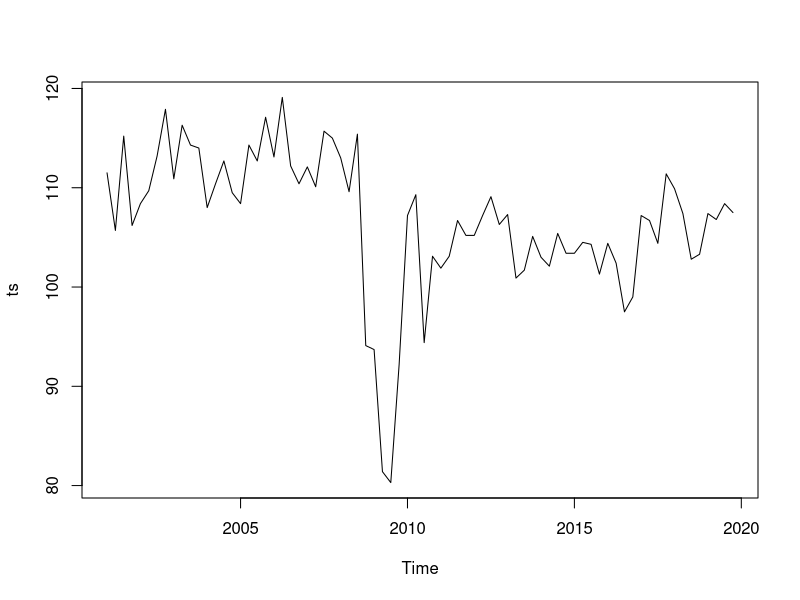
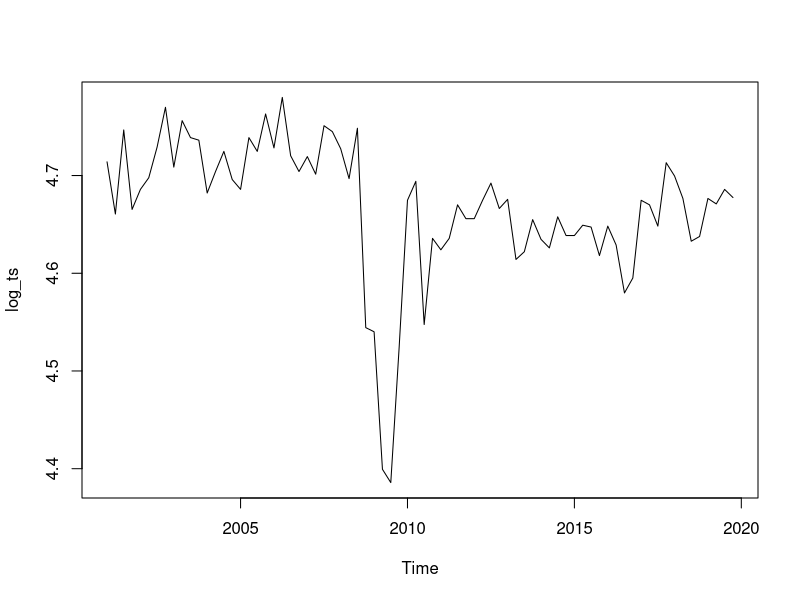
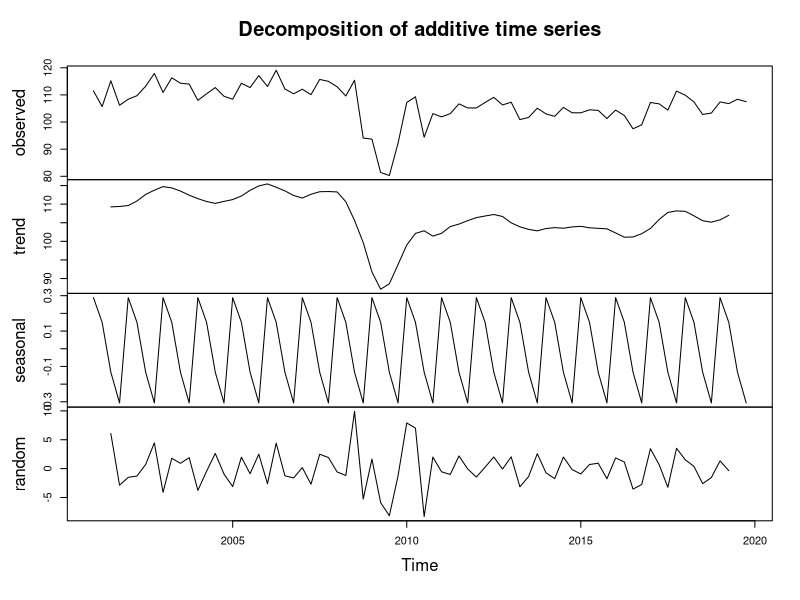
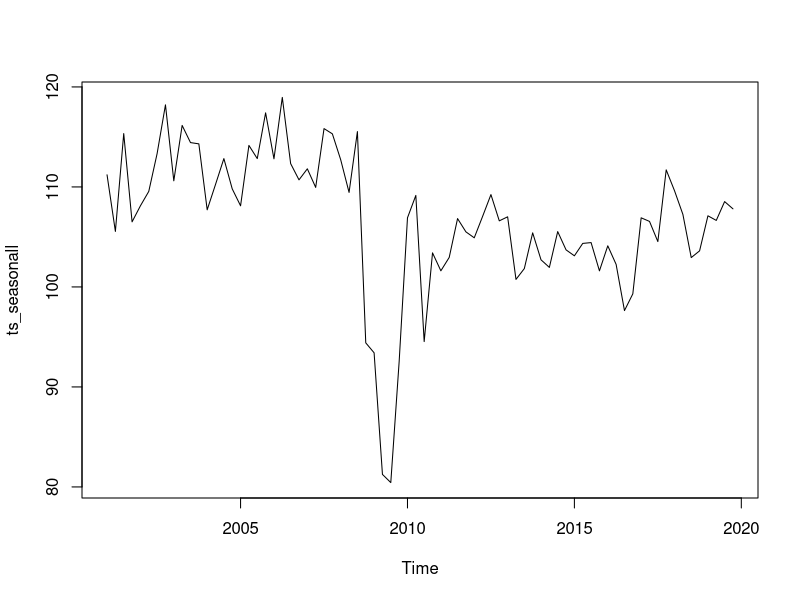
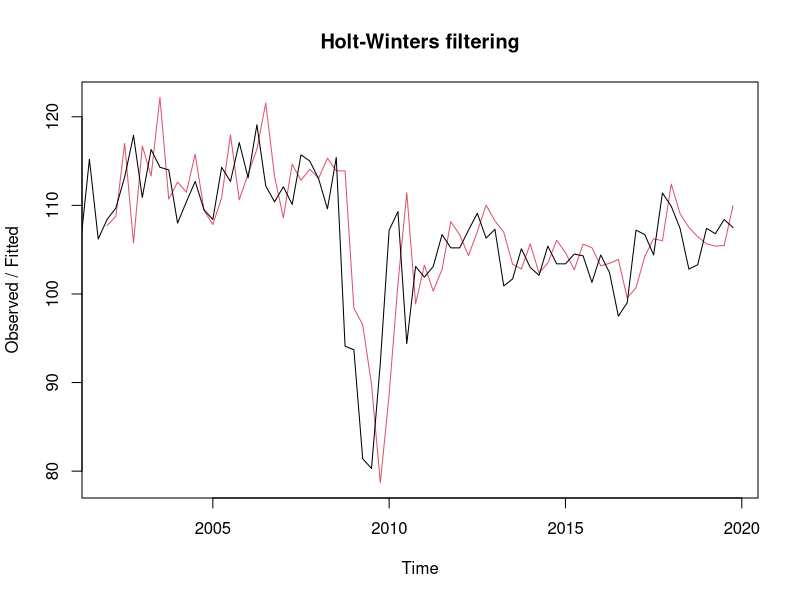
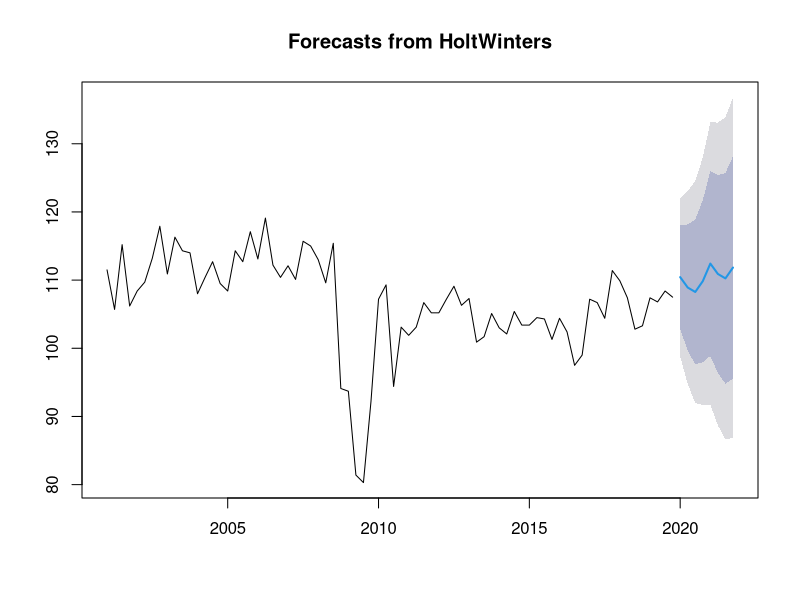
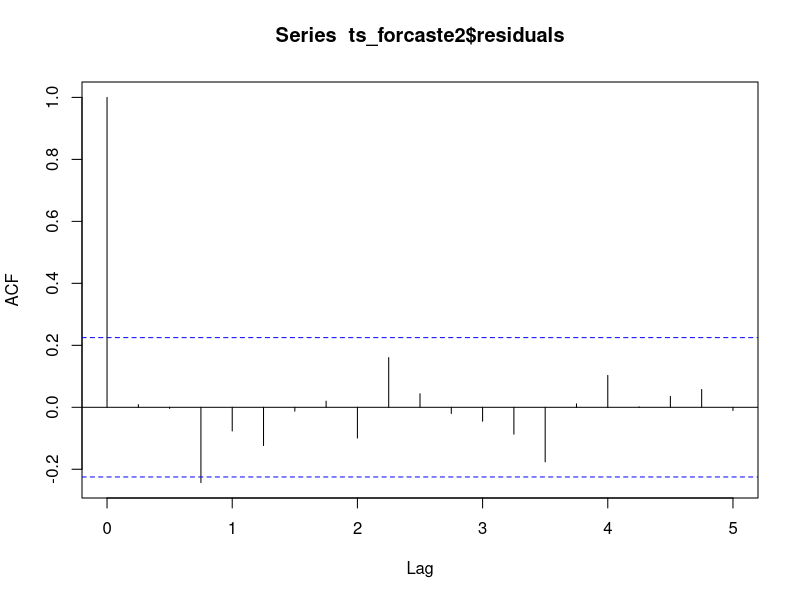
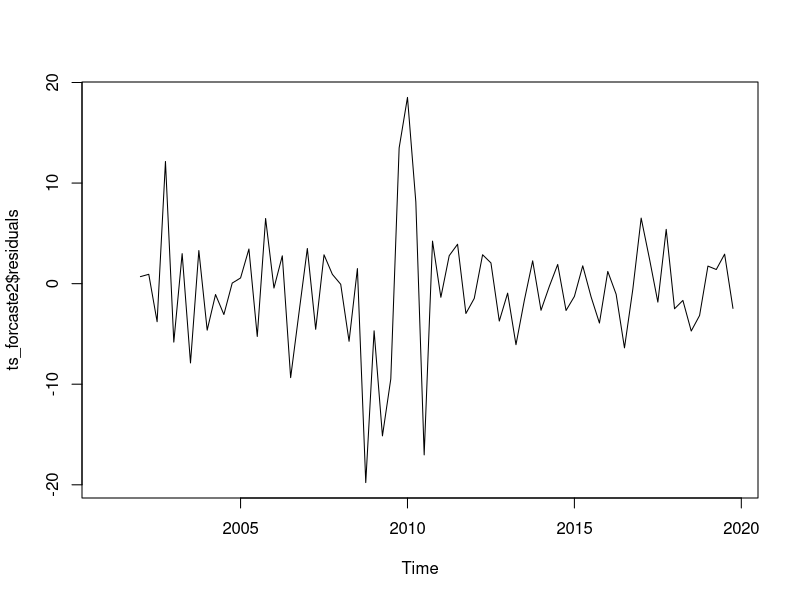

The R script that drew these images, in order:
## ---- chunk 1
library(readxl)
library(forecast)
## ---- chunk 2

plotForecastErrors <- function(forecasterrors)
{
  # make a histogram of the forecast errors:
  mybinsize <- IQR(forecasterrors,na.rm = T)/4
  mysd   <- sd(forecasterrors, na.rm = T)
  mymin  <- min(forecasterrors,na.rm = T) - mysd*5
  mymax  <- max(forecasterrors, na.rm = T) + mysd*3
  # generate normally distributed data with mean 0 and standard deviation mysd
  mynorm <- rnorm(10000, mean=0, sd=mysd)
  mymin2 <- min(mynorm)
  mymax2 <- max(mynorm)
  if (mymin2 < mymin) { mymin <- mymin2 }
  if (mymax2 > mymax) { mymax <- mymax2 }
  # make a red histogram of the forecast errors, with the normally distributed data overlaid:
  mybins <- seq(mymin, mymax, mybinsize)
  hist(forecasterrors, col="red", freq=FALSE, breaks=mybins)
  # freq=FALSE ensures the area under the histogram = 1
  # generate normally distributed data with mean 0 and standard deviation mysd
  myhist <- hist(mynorm, plot=FALSE)
  # plot the normal curve as a blue line on top of the histogram of forecast errors:
  points(myhist$mids, myhist$density, type="l", col="blue", lwd=2)
}

growth <- function(present, past) {
  (present - past) / past
}

## ---- chunk 3
# library(readxl)

df <- read_xls("GDP2001-2020.xls",sheet = 'Sheet1')
df = df[3,]
df = df[-1]
df = as.numeric(df)
df =  df[-c(77:80)]
# df
ts = ts(df,start=c(2001,1), frequency = c(4))
## ---- chunk 4
ts.plot(ts)
## ---- chunk 5
log_ts <- log(ts)
plot.ts(log_ts)

## ---- chunk 6
ts_components <- decompose(ts)
## ---- chunk 7
ts_components$seasonal
## ---- chunk 8
plot(ts_components)
## ---- chunk 9

ts_seasonall <- ts - ts_components$seasonal

## ---- chunk 10
plot(ts_seasonall)

## ---- chunk 11
ts_forcaste <- HoltWinters(ts)
ts_forcaste
#
## ---- chunk 12
ts_forcaste$SSE

## ---- chunk 13
plot(ts_forcaste)
## ---- chunk 14
ts_forcaste2 = forecast:::forecast.HoltWinters(ts_forcaste, h= 8)
HW_pred = (as.data.frame(ts_forcaste2))[1]
HW_pred[1]
## ---- chunk 15
forecast:::plot.forecast(ts_forcaste2)
## ---- chunk 16
year_2019 <- window(ts, 2019,c(2019,4))

year_2020 = HW_pred[,1][c(1:4)]
year_2021 = HW_pred[,1][c(5:8)]
growth_HW_20 <- growth(sum(year_2020),sum(c(year_2019)))
# growth_HW_20
growth_HW_21 <- growth(sum(year_2021),sum(c(year_2020)))
# growth_HW_21
## ---- chunk 17
acf(ts_forcaste2$residuals, lag.max=20, na.action = na.pass)
Box.test(ts_forcaste2$residuals, lag=20, type="Ljung-Box")
## ---- chunk 18
plot.ts(ts_forcaste2$residuals)

## ---- chunk 19
plotForecastErrors(ts_forcaste2$residuals)
## ---- chunk 20
plot.ts(ts)
ts_diff1 <-  diff(ts, differences = 1)

plot.ts(ts_diff1)
## ---- chunk 21

acf(ts_diff1, lag.max=20)             # plot a correlogram
## ---- chunk 22
acf(ts_diff1, lag.max=20, plot=FALSE) # get the autocorrelation values
## ---- chunk 23
pacf(ts_diff1, lag.max=20)             # plot a partial correlogram
pacf(ts_diff1, lag.max=20, plot=FALSE) # get the partial autocorrelation values
## ---- chunk 24
ts_arima = Arima(ts, order=c(0,1,0),seasonal = list(order = c(0,1,0)))
ts_arima
## ---- chunk 25
ts_arima_forecast = forecast(ts_arima,h = 8)

arima_pred = ts_arima_forecast[4]
# arima_pred = arima_pred$mean[1]
forecast:::plot.forecast(ts_arima_forecast)
## ---- chunk 26
acf(ts_arima_forecast$residuals, lag.max=20)
Box.test(ts_arima_forecast$residuals, lag=20, type="Ljung-Box")
## ---- chunk 27
plot.ts(ts_arima_forecast$residuals)            # make time plot of forecast errors
plotForecastErrors(ts_arima_forecast$residuals)
## ---- chunk 28

fit3 <- auto.arima(ts, seasonal = T)
fit3

fit_forecast = forecast(fit3,h=8)

auto.arima_pred = (as.data.frame(fit_forecast))[1]
plot(fit_forecast)
# str(fit)
## ---- chunk 29
HW_pred

arima_pred

auto.arima_pred
## ---- chunk 30
# df = rbind(HW_pred, arima_pred, auto.arima_pred)
# df = as.data.frame(t(df))
# rownames(df) = "quarter-4-19"
# writexl::write_xlsx(df,"GDP-19.xlsx")
